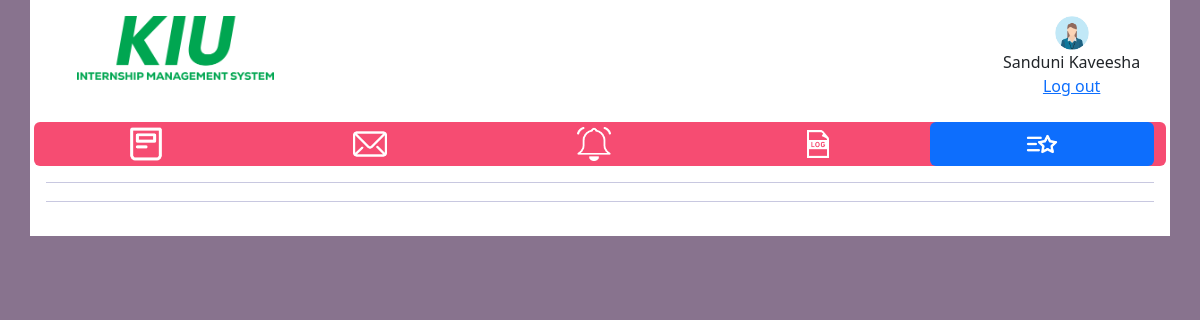
/stufav/7b7ab16934f14e51b47d48300c368ead/, run on the app's committed database.
### WorkplaceApp/models.py (models this page shows, shortened)
class studentDataTable(models.Model):
    stuid = models.UUIDField(
        default=uuid.uuid4, primary_key=True, editable=False, unique=True
    )
    firstname = models.CharField(max_length=100)
    lastname = models.CharField(max_length=100)
    address = models.TextField(blank=True, null=True)
    email = models.CharField(max_length=200)
    tel = models.CharField(max_length=50)
    university = models.CharField(max_length=200)
    degree = models.TextField(blank=True, null=True)
    linkedin = models.CharField(blank=True, null=True, max_length=1000)
    createtimestamp = models.DateTimeField(auto_now_add=True)
    updatetimestamp = models.DateTimeField(auto_now_add=True)
    profilepic = models.ImageField(null=True, blank=True)
    username = models.CharField(unique=True, max_length=200)
    password = models.CharField(max_length=100)

### WorkplaceApp/views.py (the view)
# urls.py: path("stufav/<str:stuid>/", views.stufav, name="stufav"),
def stufav(request, stuid):
    studb = studentDataTable.objects.get(stuid=stuid)
    stufav = studentfavorite.objects.filter(student=studb)
    stuapply = studentapply.objects.filter(student=studb)
    return render(
        request,
        "student/stufavorite.html",
        {"studb": studb, "stufav": stufav, "stuapply": stuapply},
    )

### template/student/stufavorite.html (shortened to what this page needs)
<!DOCTYPE html>
<html>
	<head>
		{% load static %}
		<link href="https://cdn.jsdelivr.net/npm/bootstrap@5.2.3/dist/css/bootstrap.min.css" rel="stylesheet">
		<link href="{% static 'css/style.css' %} " rel="stylesheet">
	</head>
	<body style="background-color: #88738E;">
		<div class="container p-3" style="background-color: #ffffff;">
			<div class="row header">
				<div class="col-3 col-sm-3">
					<img src="{% static 'images/WorkplaceIcon.png' %}" alt="Company Logo"
						style=" height: 64px; width: auto;" class="companyLogo">
				</div>
				<div class="col-7 col-sm-7">
				</div>
				<div class="col-2 col-sm-2">
					<img src="{{studb.profilepic.url}}" alt="profile pic" style="width: 34px; height: 34px;"
						class="usericon rounded-pill "><br>{{studb.firstname}} {{studb.lastname}}<br><a
						href="{% url 'logout' %}">Log out</a>
				</div>
			</div>
			<br>
			<div class="row sticky">
				<ul class="nav nav-pills nav-justified navbarclr">
					<li class="nav-item">
						<a class="nav-link" href="{% url 'stufeed' studb.stuid %}"> <img
								src="{% static 'images/icon/feedwhite.png' %}" alt="Feed"
								style="width: 34px; height: 34px;" class="btnicon"> </a>
					</li>
					<li class="nav-item">
						<a class="nav-link" href="{% url 'stumsg' studb.stuid %}"><img
								src="{% static 'images/icon/msgwhite.png' %}" alt="Messages"
								style="width: 34px; height: 34px;" class="btnicon"></a>
					</li>
					<li class="nav-item">
						<a class="nav-link" href="{% url 'StuNotifications' studb.stuid %}"><img
								src="{% static 'images/icon/notificationwhite.png' %}" alt="Notification"
								style="width: 34px; height: 34px;" class="btnicon"></a>
					</li>
					<li class="nav-item">
						<a class="nav-link" href="{% url 'stulog' studb.stuid %}"><img
								src="{% static 'images/icon/log.png' %}" alt="log" style="width: 34px; height: 34px;"
								class="btnicon"></a>
					</li>
					<li class="nav-item">
						<a class="nav-link  active" href="{% url 'stufav' studb.stuid %}"><img
								src="{% static 'images/icon/favoritewhite.png' %}" alt="Favorite"
								style="width: 34px; height: 34px;" class="btnicon"></a>
					</li>
				</ul>
			</div>
			<hr style="color:#242582; height:3px;">
			<hr style="color:#242582; height:3px;">
		</div>
	</body>
</html>

### static/css/style.css (style rules this page uses)
.header { text-align: center; }
div.sticky { position: -webkit-sticky; position: sticky; top: 0; padding: 0px; }
.nav-item > a { padding: 5px; color: black }
.navbarclr { background-color: #f64c72; border-radius: 6px; }
:root { --primary-color:#242582; }

### data on the page
studentDataTable: profilepic (picture), firstname "Sanduni", lastname "Kaveesha"
